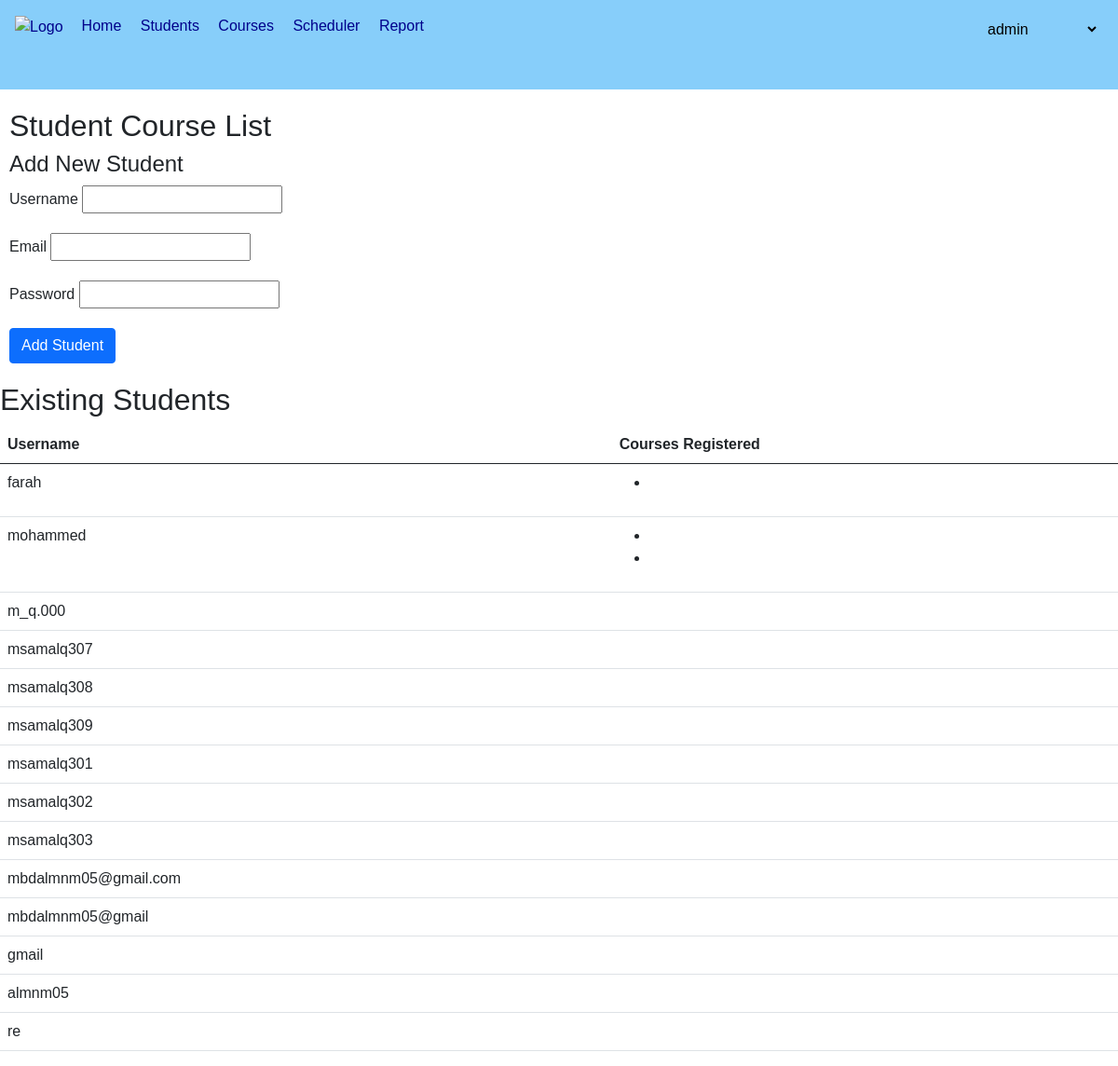
The page /student_course_list/ (signed in) on the database as committed earlier.
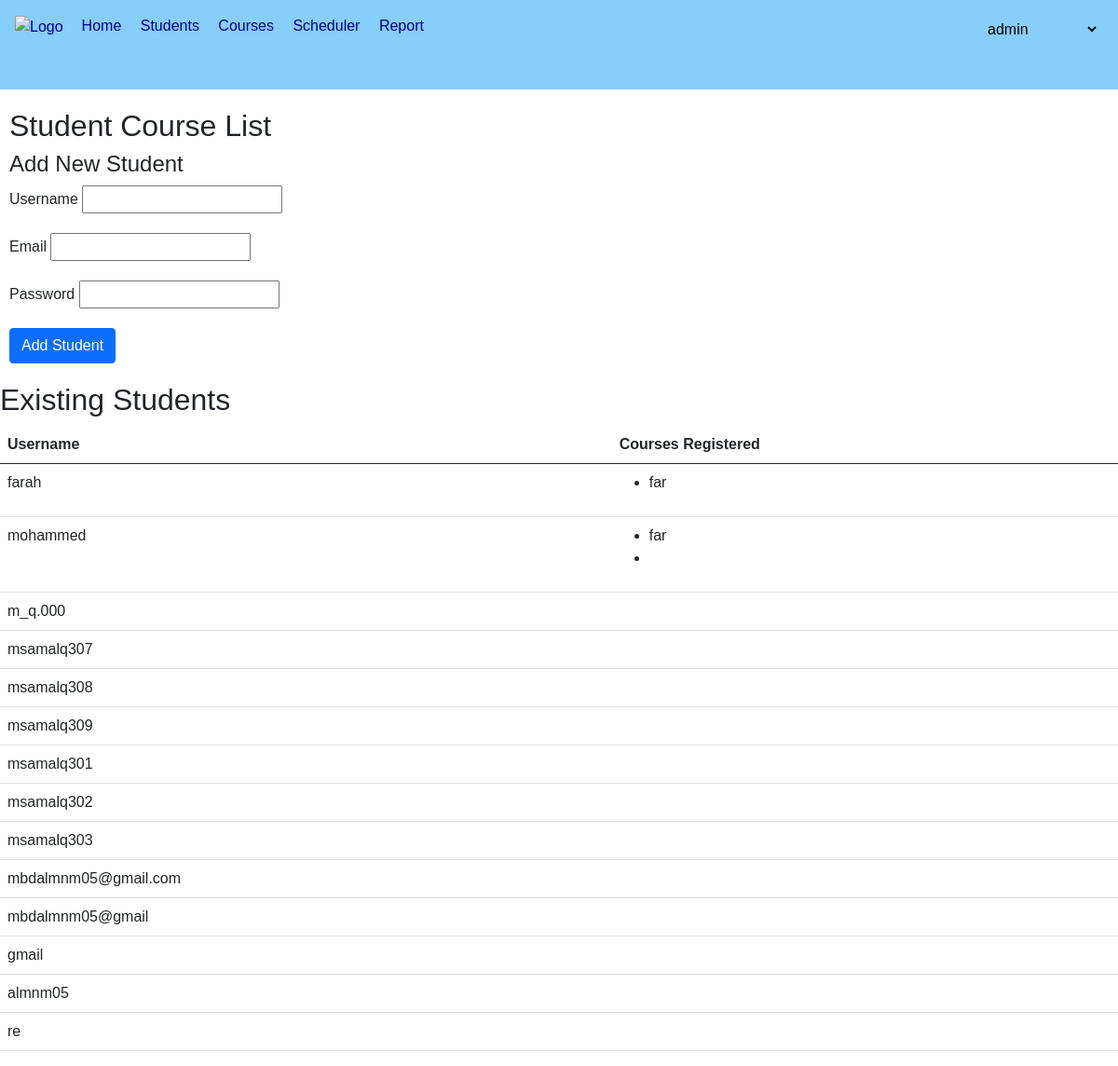
The same page on the database as committed later.
### courses/models.py (models this page shows, shortened)
class Student(models.Model):
    id = models.AutoField(primary_key=True, unique=True)
    user = models.ForeignKey(User, on_delete=models.CASCADE)
    class Meta:
        indexes = [
            models.Index(fields=['user']),
        ]

class StudentRegistration(models.Model):
    student = models.ForeignKey(Student, on_delete=models.SET_NULL, null=True)
    course = models.ForeignKey(Course, on_delete=models.SET_NULL, null=True, related_name='registrations')
    completed = models.BooleanField(default=False)
    objects = StudentRegistrationManager()
    class Meta:
        unique_together = ('student', 'course')

class Course(models.Model):
    code = models.CharField(max_length=90, unique=True, primary_key=True)
    name = models.CharField(max_length=100, null=True)
    description = models.TextField(null=True)
    instructor = models.CharField(max_length=100, null=True)
    scheduled = models.ForeignKey(CourseSchedule, on_delete=models.PROTECT, related_name='courses')
    prerequisites = models.ManyToManyField('self', blank=True, symmetrical=False)
    capacity = models.IntegerField(null=True)
    students = models.ManyToManyField(Student, related_name='courses',blank=True)
    class Meta:
        indexes = [
            models.Index(fields=['code']),
        ]

### courses/views.py (the view)
# urls.py: path('student_course_list/', views.student_course_list, name='student_course_list'),
@login_required
@admin_required
def student_course_list(request):
    if not request.user.is_superuser:
        raise PermissionDenied
    students = Student.objects.all()
    if request.method == "POST":
        form = StudentForm(request.POST)
        if form.is_valid():
            user = User.objects.create_user(
                username=form.cleaned_data['username'],
                email=form.cleaned_data['email'],
                password=form.cleaned_data['password']
            )
            Student.objects.create(user=user)
            return redirect('student_course_list')
    else:
        form = StudentForm()
    return render(request, 'courses/Admin/student_course_list.html', {'students': students, 'form': form})

### courses/forms.py
class StudentForm(forms.ModelForm):
    password = forms.CharField(widget=forms.PasswordInput)
    class Meta:
        model = User
        fields = ['username', "email", 'password']

### courses/templates/courses/Admin/student_course_list.html (shortened to what this page needs)
{% extends "courses/Admin/mainadmin.html" %}
{% load static %}
{% block content %}
<h2 style="margin-top: 20px; margin-left: 10px;">Student Course List</h2>
<h4 style="margin-left: 10px;">Add New Student</h4>
<form method="POST" action="">
    <div class="mb-3">
        <label style=" margin-left: 10px;" for="{{ form.username.id_for_label }}" class="form-label">Username</label>
        {{ form.username }}
    </div>
    <div class="mb-3">
        <label style=" margin-left: 10px;" for="{{ form.email.id_for_label }}" class="form-label">Email</label>
        {{ form.email }}
    </div>
    <div class="mb-3">
        <label style=" margin-left: 10px;" for="{{ form.password.id_for_label }}" class="form-label">Password</label>
        {{ form.password }}
    </div>
    <button style=" margin-left: 10px; margin-bottom: 20px;" type="submit" class="btn btn-primary">Add Student</button>
</form>
<h2>Existing Students</h2>
<table class="table">
    <thead>
        <tr>
            <th>Username</th>
            <th>Courses Registered</th>
        </tr>
    </thead>
    <tbody>
        {% for student in students %}
            <tr>
                <td>{{ student.user.username }}</td>
                <td>
                    <ul>
                        {% for registration in student.studentregistration_set.all %}
                            <li>{{ registration.course.name }}</li>
                        {% endfor %}
                    </ul>
                </td>
            </tr>
        {% endfor %}
    </tbody>
</table>
{% endblock content %}

Rows that differ between the two databases and show on the page:
changed Student "farah": gains StudentRegistration (course.name "far")
changed Student "mohammed": gains StudentRegistration (course.name "far")
